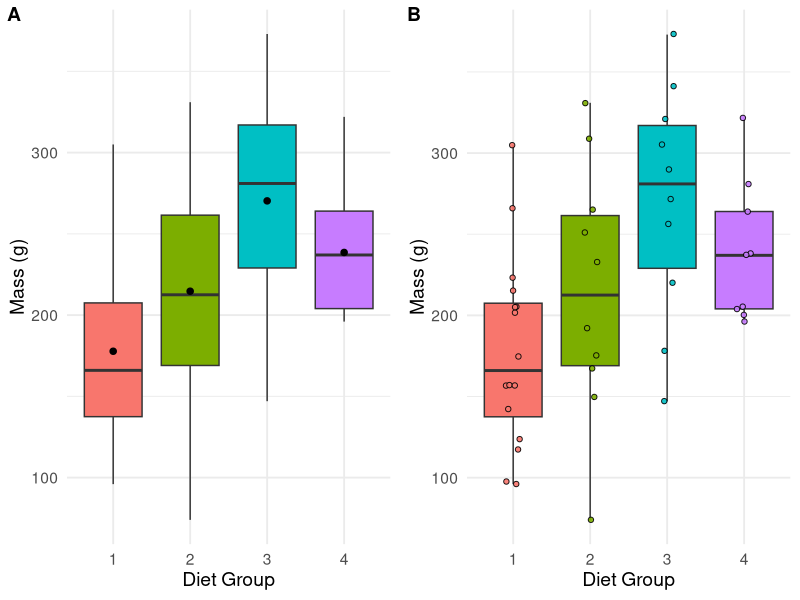
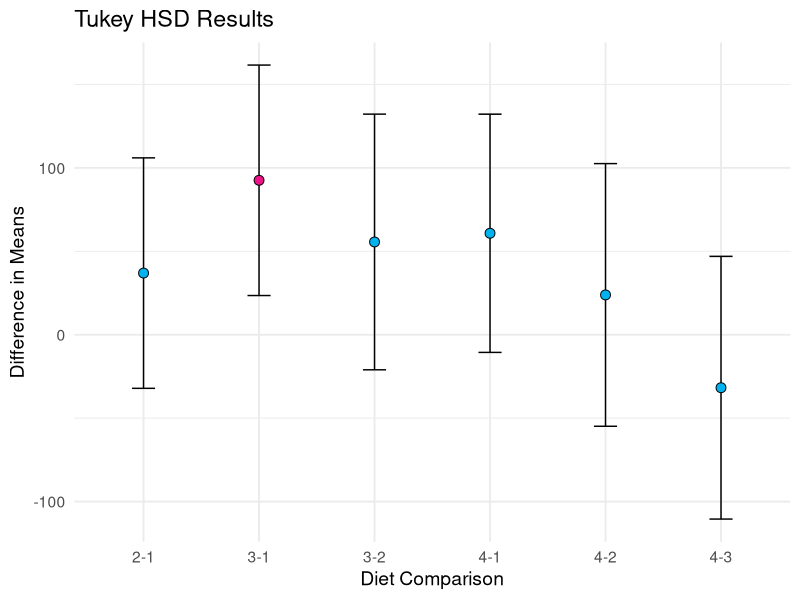

The R script that drew these images, in order:
## ---- chunk 1
knitr::opts_chunk$set(
  echo = TRUE,
  eval = TRUE,
  warning = FALSE,
  message = FALSE,
  fig.width = 6,
  fig.asp = 0.65,
  out.width = "100%",
  fig.align = "center",
  dev = "ragg_png",
  fig.ext = "png"
)
library(tidyverse)
library(ggpubr)
library(ggthemes)
## ---- chunk 2
library(tidyverse)
library(ggpubr)

# Filter the data for Day 21
chicks <- as_tibble(ChickWeight)
chicks_day21 <- chicks %>% 
  filter(Time == 21)

# Create the plot
plt1 <- ggplot(chicks_day21, aes(x = Diet, y = weight, fill = Diet)) +
  geom_boxplot(alpha = 1.0, outlier.shape = NA) +
  stat_summary(fun = mean, geom = "point", shape = 20, size = 3, colour = "black") +
  stat_summary(fun.data = mean_cl_normal, geom = "errorbar", width = 0.2, colour = "black") +
  theme_minimal(base_size = 14) +
  labs(
    x = "Diet Group",
    y = "Mass (g)"
  ) +
  theme(legend.position = "none")

# Or one with the raw data points included
plt2 <- ggplot(chicks_day21, aes(x = Diet, y = weight, fill = Diet)) +
  geom_boxplot(alpha = 1.0, outlier.shape = NA) +
  geom_jitter(aes(fill = Diet), shape = 21, colour = "black", alpha = 0.9, width = 0.1) +
  theme_minimal(base_size = 14) +
  labs(
    x = "Diet Group",
    y = "Mass (g)"
  ) +
  theme(legend.position = "none")

# Arrange the plots side by side
ggarrange(plt1, plt2, ncol = 2, labels = c("A", "B")) +
  theme(plot.title = element_text(hjust = 0.5))
## ---- chunk 3
chicks.aov1 <- aov(weight ~ Diet, data = filter(chicks, Time == 21))
TukeyHSD(chicks.aov1)
## ---- chunk 4
# Create a data frame from the Tukey HSD results
tukey_results <- as.data.frame(TukeyHSD(chicks.aov1)$Diet)
tukey_results <- tukey_results %>%
  rownames_to_column(var = "Comparison")

# Create the plot
ggplot(tukey_results, aes(x = Comparison, y = diff)) +
  geom_errorbar(aes(ymin = lwr, ymax = upr), width = 0.2) +
  geom_point(aes(fill = `p adj` < 0.05), size = 3,
             colour = "black", shape = 21) +
  scale_fill_manual(values = c("deepskyblue2", "deeppink2"),
                     labels = c("Not Significant", "Significant")) +
  labs(
    x = "Diet Comparison",
    y = "Difference in Means",
    title = "Tukey HSD Results"
  ) +
  theme_minimal(base_size = 14) +
  theme(legend.position = "none")
